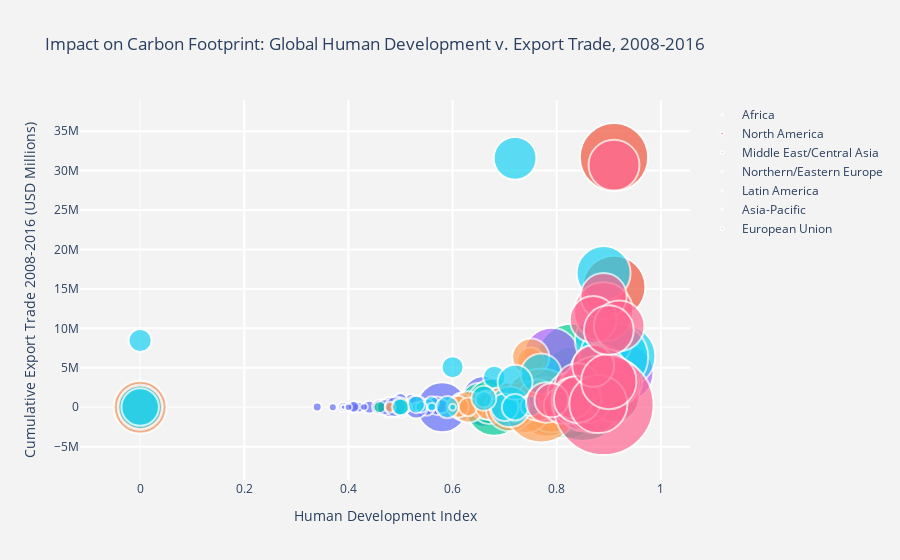

Write notebook code for a chart like this one.
### Code cell
import chart_studio.plotly as py
#import chart_studio as cs
import plotly.graph_objs as go
from plotly.offline import init_notebook_mode, iplot
init_notebook_mode(connected=True)
import pandas as pd
import math

df_2007 = MERGE2
df_2007['HDI'].fillna(0, inplace=True)
df_2007['ExpTrade_Mill'].fillna(0, inplace=True)
df_2007['Total Ecological Footprint'].fillna(0, inplace=True)
df_2007['GDP per Capita'].fillna(0, inplace=True)
df_2007["Population (millions)"].fillna(0, inplace=True)
df_2007["Carbon Footprint"].fillna(0, inplace=True)

#slope = 2.666051223553066e-05
hover_text = []
bubble_size = []

for index, row in df_2007.iterrows(): # each row of the df_2007 will be referenced
    hover_text.append(('Country: {country}<br>'+
                      'Total Ecological Footprint: {EcoFoot}<br>'+
                      'GDP per capita: {gdp}<br>'+
                      'Population (Millions): {pop}<br>'+
                      'Year: {year}').format(country=row['Country'],
                                            EcoFoot=row['Total Ecological Footprint'],
                                            gdp=row['GDP per Capita'],
                                            pop=row["Population (millions)"],
                                            year='2016'))
    #bubble_size.append(math.sqrt(row["Population (millions)"]*slope))
    bubble_size.append(row["Carbon Footprint"])

df_2007['text'] = hover_text
df_2007['size'] = bubble_size
sizeref = 2.*max(df_2007['size'])/(100**2)

trace0 = go.Scatter(
    x=df_2007['HDI'][df_2007['Region'] == 'Africa'],
    y=df_2007['ExpTrade_Mill'][df_2007['Region'] == 'Africa'],
    mode='markers',
    name='Africa',
    text=df_2007['text'][df_2007['Region'] == 'Africa'],
    marker=dict(
        symbol='circle',
        sizemode='area',
        sizeref=sizeref,
        size=df_2007['size'][df_2007['Region'] == 'Africa'],
        line=dict(
            width=2
        ),
    )
)
trace1 = go.Scatter(
    x=df_2007['HDI'][df_2007['Region'] == 'North America'],
    y=df_2007['ExpTrade_Mill'][df_2007['Region'] == 'North America'],
    mode='markers',
    name='North America',
    text=df_2007['text'][df_2007['Region'] == 'North America'],
    marker=dict(
        sizemode='area',
        sizeref=sizeref,
        size=df_2007['size'][df_2007['Region'] == 'North America'],
        line=dict(
            width=2
        ),
    )
)
trace2 = go.Scatter(
    x=df_2007['HDI'][df_2007['Region'] == 'Middle East/Central Asia'],
    y=df_2007['ExpTrade_Mill'][df_2007['Region'] == 'Middle East/Central Asia'],
    mode='markers',
    name='Middle East/Central Asia',
    text=df_2007['text'][df_2007['Region'] == 'Middle East/Central Asia'],
    marker=dict(
        sizemode='area',
        sizeref=sizeref,
        size=df_2007['size'][df_2007['Region'] == 'Middle East/Central Asia'],
        line=dict(
            width=2
        ),
    )
)
trace3 = go.Scatter(
    x=df_2007['HDI'][df_2007['Region'] == 'Northern/Eastern Europe'],
    y=df_2007['ExpTrade_Mill'][df_2007['Region'] == 'Northern/Eastern Europe'],
    mode='markers',
    name='Northern/Eastern Europe',
    text=df_2007['text'][df_2007['Region'] == 'Northern/Eastern Europe'],
    marker=dict(
        sizemode='area',
        sizeref=sizeref,
        size=df_2007['size'][df_2007['Region'] == 'Northern/Eastern Europe'],
        line=dict(
            width=2
        ),
    )
)
trace4 = go.Scatter(
    x=df_2007['HDI'][df_2007['Region'] == 'Latin America'],
    y=df_2007['ExpTrade_Mill'][df_2007['Region'] == 'Latin America'],
    mode='markers',
    name='Latin America',
    text=df_2007['text'][df_2007['Region'] == 'Latin America'],
    marker=dict(
        sizemode='area',
        sizeref=sizeref,
        size=df_2007['size'][df_2007['Region'] == 'Latin America'],
        line=dict(
            width=2
        ),
    )
)

trace5 = go.Scatter(
    x=df_2007['HDI'][df_2007['Region'] == 'Asia-Pacific'],
    y=df_2007['ExpTrade_Mill'][df_2007['Region'] == 'Asia-Pacific'],
    mode='markers',
    name='Asia-Pacific',
    text=df_2007['text'][df_2007['Region'] == 'Asia-Pacific'],
    marker=dict(
        sizemode='area',
        sizeref=sizeref,
        size=df_2007['size'][df_2007['Region'] == 'Asia-Pacific'],
        line=dict(
            width=2
        ),
    )
)

trace6 = go.Scatter(
     x=df_2007['HDI'][df_2007['Region'] == 'European Union'],
    y=df_2007['ExpTrade_Mill'][df_2007['Region'] == 'European Union'],
    mode='markers',
    name='European Union',
    text=df_2007['text'][df_2007['Region'] == 'European Union'],
    marker=dict(
        sizemode='area',
        sizeref=sizeref,
        size=df_2007['size'][df_2007['Region'] == 'European Union'],
        line=dict(
            width=2
        ),
    )
)
                      
trace7 = go.Scatter(
    x=df_2007['HDI'][df_2007['Region'] == 'nan'],
    y=df_2007['ExpTrade_Mill'][df_2007['Region'] == 'nan'],
    mode='markers',
    name='nan',
    text=df_2007['text'][df_2007['Region'] == 'nan'],
    marker=dict(
        sizemode='area',
        sizeref=sizeref,
        size=df_2007['size'][df_2007['Region'] == 'nan'],
        line=dict(
            width=2
        ),
    )
)
                      
data = [trace0, trace1, trace2, trace3, trace4, trace5, trace6, trace7]
layout = go.Layout(
    title='Impact on Carbon Footprint: Global Human Development v. Export Trade, 2008-2016',
    xaxis=dict(
        title='Human Development Index',
        gridcolor='rgb(255, 255, 255)',
        #range=[0, 1],
        #type='log',
        zerolinewidth=1,
        ticklen=5,
        gridwidth=2,
    ),
    yaxis=dict(
        title='Cumulative Export Trade 2008-2016 (USD Millions)',
        gridcolor='rgb(255, 255, 255)',
        #range=[36.12621671352166, 91.72921793264332],
        zerolinewidth=1,
        ticklen=5,
        gridwidth=2,
    ),
    paper_bgcolor='rgb(243, 243, 243)',
    plot_bgcolor='rgb(243, 243, 243)',
)

fig = go.Figure(data=data, layout=layout)
iplot(fig)

### Figure 1 — Plotly figure (JSON) as saved in the notebook; plotly's stock layout.template omitted (floating-point values rounded to 4 significant figures)
{"data": [{"marker": {"line": {"width": 2}, "size": [1.14, 0.2, 0.51, 2.36, 0.12, 0.04, 0, 0.19, 0.08, 0.01, 0.25, 0.47, 0.47, 0.07, 0.07, 0.26, 0, 1.02, 3.17, 0.03, 0.07, 0.43, 0.21, 0.43, 0.16, 0.09, 0.2, 0.51, 0.14, 2.33, 0.07, 0.07, 0.1, 0.55, 1.99, 0.67, 0.17, 1.02, 0.1, 0.21, 0.07, 3.27, 0.37, 0.3, 0.07, 0.07, 2.34, 2.34, 0.67, 0.17, 0.31, 1.11, 0.08, 0.24, 0.53], "sizemode": "area", "sizeref": 0.00253, "symbol": "circle"}, "mode": "markers", "name": "Africa", "text": ["Country: Algeria<br>Total Ecological Footprint: 2.12<br>GDP per capita: $5,430.57<br>Population (Millions): 38.48<br>Year: 2016", "Country: Angola<br>Total Ecological Footprint: 0.93<br>GDP per capita: $4,665.91<br>Population (Millions): 20.82<br>Year: 2016", "Country: Benin<br>Total Ecological Footprint: 1.41<br>GDP per capita: $746.83<br>Population (Millions): 10.05<br>Year: 2016", "Country: Botswana<br>Total Ecological Footprint: 3.83<br>GDP per capita: $7,743.50<br>Population (Millions): 2.0<br>Year: 2016", "Country: Burkina Faso<br>Total Ecological Footprint: 1.21<br>GDP per capita: $671.07<br>Population (Millions): 16.46<br>Year: 2016", "Country: Burundi<br>Total Ecological Footprint: 0.8<br>GDP per capita: $276.69<br>Population (Millions): 9.85<br>Year: 2016", "Country: Cabo Verde<br>Total Ecological Footprint: 2.52<br>GDP per capita: $3,801.45<br>Population (Millions): 0.49<br>Year: 2016", "Country: Cameroon<br>Total Ecological Footprint: 1.17<br>GDP per capita: $1,271.21<br>Population (Millions): 21.7<br>Year: 2016", "Country: Central African Republic<br>Total Ecological Footprint: 1.24<br>GDP per capita: $495.04<br>Population (Millions): 4.53<br>Year: 2016", "Country: Chad<br>Total Ecological Footprint: 1.46<br>GDP per capita: $1,161.22<br>Population (Millions): 12.45<br>Year: 2016", "Country: Comoros<br>Total Ecological Footprint: 1.03<br>GDP per capita: $860.24<br>Population (Millions): 0.72<br>Year: 2016", "Country: Congo<br>Total Ecological Footprint: 1.29<br>GDP per capita: $1,943.69<br>Population (Millions): 4.34<br>Year: 2016", "Country: Congo<br>Total Ecological Footprint: 1.29<br>GDP per capita: $1,943.69<br>Population (Millions): 4.34<br>Year: 2016", "Country: Congo<br>Total Ecological Footprint: 0.82<br>GDP per capita: $338.63<br>Population (Millions): 65.7<br>Year: 2016", "Country: Congo<br>Total Ecological Footprint: 0.82<br>GDP per capita: $338.63<br>Population (Millions): 65.7<br>Year: 2016", "Country: CotedeIvoire<br>Total Ecological Footprint: 1.27<br>GDP per capita: $1,016.83<br>Population (Millions): 19.84<br>Year: 2016", "Country: Djibouti<br>Total Ecological Footprint: 2.19<br>GDP per capita: $1,433.17<br>Population (Millions): 0.86<br>Year: 2016", "Country: Egypt<br>Total Ecological Footprint: 2.15<br>GDP per capita: $2,930.33<br>Population (Millions): 80.72<br>Year: 2016", "Country: Equatorial Guinea<br>Total Ecological Footprint: 3.97<br>GDP per capita: $24,064.00<br>Population (Millions): 0.74<br>Year: 2016", "Country: Eritrea<br>Total Ecological Footprint: 0.42<br>GDP per capita: $439.73<br>Population (Millions): 6.13<br>Year: 2016", "Country: Ethiopia<br>Total Ecological Footprint: 1.02<br>GDP per capita: $379.38<br>Population (Millions): 91.73<br>Year: 2016", "Country: Gabon<br>Total Ecological Footprint: 2.02<br>GDP per capita: $11,989.00<br>Population (Millions): 1.63<br>Year: 2016", "Country: Gambia<br>Total Ecological Footprint: 1.03<br>GDP per capita: $505.76<br>Population (Millions): 1.79<br>Year: 2016", "Country: Ghana<br>Total Ecological Footprint: 1.97<br>GDP per capita: $1,627.90<br>Population (Millions): 25.37<br>Year: 2016", "Country: Guinea<br>Total Ecological Footprint: 1.41<br>GDP per capita: $459.09<br>Population (Millions): 11.45<br>Year: 2016", "Country: Guinea-Bissau<br>Total Ecological Footprint: 1.53<br>GDP per capita: $681.25<br>Population (Millions): 1.66<br>Year: 2016", "Country: Kenya<br>Total Ecological Footprint: 1.03<br>GDP per capita: $1,062.11<br>Population (Millions): 43.18<br>Year: 2016", "Country: Lesotho<br>Total Ecological Footprint: 1.66<br>GDP per capita: $1,338.42<br>Population (Millions): 2.05<br>Year: 2016", "Country: Liberia<br>Total Ecological Footprint: 1.21<br>GDP per capita: $397.38<br>Population (Millions): 4.19<br>Year: 2016", "Country: Libyan Arab Jamahiriya<br>Total Ecological Footprint: 3.69<br>GDP per capita: $5,859.43<br>Population (Millions): 6.16<br>Year: 2016", "Country: Madagascar<br>Total Ecological Footprint: 0.99<br>GDP per capita: $456.33<br>Population (Millions): 22.29<br>Year: 2016", "Country: Malawi<br>Total Ecological Footprint: 0.81<br>GDP per capita: $493.84<br>Population (Millions): 15.91<br>Year: 2016", "Country: Mali<br>Total Ecological Footprint: 1.53<br>GDP per capita: $741.22<br>Population (Millions): 14.85<br>Year: 2016", "Country: Mauritania<br>Total Ecological Footprint: 2.54<br>GDP per capita: $1,524.39<br>Population (Millions): 3.8<br>Year: 2016", "Country: Mauritius<br>Total Ecological Footprint: 3.46<br>GDP per capita: $8,811.15<br>Population (Millions): 1.24<br>Year: 2016", "Country: Morocco<br>Total Ecological Footprint: 1.68<br>GDP per capita: $3,149.43<br>Population (Millions): 32.52<br>Year: 2016", "Country: Mozambique<br>Total Ecological Footprint: 0.87<br>GDP per capita: $538.82<br>Population (Millions): 25.2<br>Year: 2016", "Country: Namibia<br>Total Ecological Footprint: 2.48<br>GDP per capita: $5,880.80<br>Population (Millions): 2.26<br>Year: 2016", "Country: Niger<br>Total Ecological Footprint: 1.56<br>GDP per capita: $410.91<br>Population (Millions): 17.16<br>Year: 2016", "Country: Nigeria<br>Total Ecological Footprint: 1.16<br>GDP per capita: $2,612.12<br>Population (Millions): 168.83<br>Year: 2016", "Country: Rwanda<br>Total Ecological Footprint: 0.87<br>GDP per capita: $628.08<br>Population (Millions): 11.46<br>Year: 2016", "Country: Réunion<br>Total Ecological Footprint: 3.65<br>GDP per capita: 0<br>Population (Millions): 0.86<br>Year: 2016", "Country: Sao Tome and Principe<br>Total Ecological Footprint: 1.49<br>GDP per capita: $1,384.53<br>Population (Millions): 0.19<br>Year: 2016", "Country: Senegal<br>Total Ecological Footprint: 1.21<br>GDP per capita: $1,079.27<br>Population (Millions): 13.73<br>Year: 2016", "Country: Sierra Leone<br>Total Ecological Footprint: 1.24<br>GDP per capita: $499.89<br>Population (Millions): 5.98<br>Year: 2016", "Country: Somalia<br>Total Ecological Footprint: 1.24<br>GDP per capita: 0<br>Population (Millions): 10.2<br>Year: 2016", "Country: South Africa<br>Total Ecological Footprint: 3.31<br>GDP per capita: $8,089.87<br>Population (Millions): 52.39<br>Year: 2016", "Country: South Africa<br>Total Ecological Footprint: 3.31<br>GDP per capita: $8,089.87<br>Population (Millions): 52.39<br>Year: 2016", "Country: Swaziland<br>Total Ecological Footprint: 2.01<br>GDP per capita: $4,657.48<br>Population (Millions): 1.23<br>Year: 2016", "Country: Tanzania, United Republic of<br>Total Ecological Footprint: 1.32<br>GDP per capita: $765.33<br>Population (Millions): 47.78<br>Year: 2016", "Country: Togo<br>Total Ecological Footprint: 1.13<br>GDP per capita: $580.86<br>Population (Millions): 6.64<br>Year: 2016", "Country: Tunisia<br>Total Ecological Footprint: 2.34<br>GDP per capita: $4,305.07<br>Population (Millions): 10.88<br>Year: 2016", "Country: Uganda<br>Total Ecological Footprint: 1.24<br>GDP per capita: $601.35<br>Population (Millions): 36.35<br>Year: 2016", "Country: Zambia<br>Total Ecological Footprint: 0.99<br>GDP per capita: $1,740.64<br>Population (Millions): 14.08<br>Year: 2016", "Country: Zimbabwe<br>Total Ecological Footprint: 1.37<br>GDP per capita: $865.91<br>Population (Millions): 13.72<br>Year: 2016"], "type": "scatter", "x": [0.73, 0.52, 0.48, 0.69, 0.39, 0.39, 0.64, 0.5, 0.37, 0.39, 0.5, 0.57, 0.57, 0.42, 0.42, 0, 0.46, 0.69, 0.58, 0.39, 0.43, 0.67, 0.44, 0.57, 0.41, 0.42, 0.54, 0.48, 0.42, 0.74, 0.51, 0.43, 0.41, 0.5, 0.77, 0.62, 0.41, 0.62, 0.34, 0.5, 0.48, 0, 0.55, 0.46, 0.4, 0, 0.66, 0.66, 0.53, 0.51, 0.47, 0.72, 0.48, 0.58, 0.49], "y": [1764000.0, 868300.0, 17190.0, 165300.0, 36720.0, 5875.0, 8576.0, 106100.0, 4247.0, 0, 311.3, 142300.0, 142300.0, 142300.0, 142300.0, 306200.0, 908.9, 571000.0, 0, 13.74, 73290.0, 109900.0, 2196.0, 180800.0, 28660.0, 140.1, 79840.0, 6603.0, 0, 0, 39630.0, 31990.0, 24610.0, 31320.0, 67750.0, 360100.0, 45530.0, 97930.0, 22830.0, 969200.0, 8842.0, 640.0, 222.2, 39290.0, 1265.0, 0, 1239000.0, 254900.0, 13630.0, 67150.0, 15210.0, 286300.0, 34130.0, 92280.0, 68340.0]}, {"marker": {"line": {"width": 2}, "size": [0, 5, 5.9], "sizemode": "area", "sizeref": 0.00253}, "mode": "markers", "name": "North America", "text": ["Country: Bermuda<br>Total Ecological Footprint: 5.77<br>GDP per capita: $70,626.30<br>Population (Millions): 0.06<br>Year: 2016", "Country: Canada<br>Total Ecological Footprint: 8.17<br>GDP per capita: $52,145.40<br>Population (Millions): 34.84<br>Year: 2016", "Country: USA<br>Total Ecological Footprint: 8.22<br>GDP per capita: $49,725.00<br>Population (Millions): 317.5<br>Year: 2016"], "type": "scatter", "x": [0, 0.91, 0.91], "y": [365.3, 15230000.0, 31700000.0]}, {"marker": {"line": {"width": 2}, "size": [0.18, 0.89, 1.25, 6.19, 0.83, 1.72, 1.36, 4.59, 1.09, 4.59, 6.89, 0.95, 2.52, 5.8, 9.57, 4.21, 0.81, 0.13, 1.92, 4.13, 6.37, 1.41, 0.42], "sizemode": "area", "sizeref": 0.00253}, "mode": "markers", "name": "Middle East/Central Asia", "text": ["Country: Afghanistan<br>Total Ecological Footprint: 0.79<br>GDP per capita: $614.66<br>Population (Millions): 29.82<br>Year: 2016", "Country: Armenia<br>Total Ecological Footprint: 2.23<br>GDP per capita: $3,426.39<br>Population (Millions): 2.97<br>Year: 2016", "Country: Azerbaijan<br>Total Ecological Footprint: 2.31<br>GDP per capita: $7,106.04<br>Population (Millions): 9.31<br>Year: 2016", "Country: Bahrain<br>Total Ecological Footprint: 7.49<br>GDP per capita: $24,299.00<br>Population (Millions): 1.32<br>Year: 2016", "Country: Georgia<br>Total Ecological Footprint: 1.58<br>GDP per capita: $3,710.70<br>Population (Millions): 4.36<br>Year: 2016", "Country: Iran<br>Total Ecological Footprint: 2.79<br>GDP per capita: $7,511.10<br>Population (Millions): 76.42<br>Year: 2016", "Country: Iraq<br>Total Ecological Footprint: 1.88<br>GDP per capita: $5,848.54<br>Population (Millions): 32.78<br>Year: 2016", "Country: Israel<br>Total Ecological Footprint: 6.22<br>GDP per capita: $33,718.90<br>Population (Millions): 7.64<br>Year: 2016", "Country: Jordan<br>Total Ecological Footprint: 2.1<br>GDP per capita: $4,615.17<br>Population (Millions): 7.01<br>Year: 2016", "Country: Kazakhstan<br>Total Ecological Footprint: 5.55<br>GDP per capita: $11,278.00<br>Population (Millions): 16.27<br>Year: 2016", "Country: Kuwait<br>Total Ecological Footprint: 8.13<br>GDP per capita: $41,830.50<br>Population (Millions): 3.25<br>Year: 2016", "Country: Kyrgyzstan<br>Total Ecological Footprint: 1.91<br>GDP per capita: $1,116.37<br>Population (Millions): 5.47<br>Year: 2016", "Country: Lebanon<br>Total Ecological Footprint: 3.84<br>GDP per capita: $9,143.86<br>Population (Millions): 4.65<br>Year: 2016", "Country: Oman<br>Total Ecological Footprint: 7.52<br>GDP per capita: $22,622.80<br>Population (Millions): 3.31<br>Year: 2016", "Country: Qatar<br>Total Ecological Footprint: 10.8<br>GDP per capita: $99,431.50<br>Population (Millions): 2.05<br>Year: 2016", "Country: Saudi Arabia<br>Total Ecological Footprint: 5.61<br>GDP per capita: $23,593.80<br>Population (Millions): 28.29<br>Year: 2016", "Country: Syrian Arab Republic<br>Total Ecological Footprint: 1.51<br>GDP per capita: 0<br>Population (Millions): 21.89<br>Year: 2016", "Country: Tajikistan<br>Total Ecological Footprint: 0.91<br>GDP per capita: $836.17<br>Population (Millions): 8.01<br>Year: 2016", "Country: Turkey<br>Total Ecological Footprint: 3.33<br>GDP per capita: $10,437.70<br>Population (Millions): 74.0<br>Year: 2016", "Country: Turkmenistan<br>Total Ecological Footprint: 5.47<br>GDP per capita: $5,290.14<br>Population (Millions): 5.17<br>Year: 2016", "Country: United Arab Emirates<br>Total Ecological Footprint: 7.93<br>GDP per capita: $40,817.40<br>Population (Millions): 9.206<br>Year: 2016", "Country: Uzbekistan<br>Total Ecological Footprint: 2.32<br>GDP per capita: $1,560.85<br>Population (Millions): 28.54<br>Year: 2016", "Country: Yemen<br>Total Ecological Footprint: 1.03<br>GDP per capita: $1,302.30<br>Population (Millions): 23.85<br>Year: 2016"], "type": "scatter", "x": [0.46, 0.73, 0.75, 0.82, 0.75, 0.76, 0.65, 0.89, 0.75, 0.78, 0.82, 0.65, 0.76, 0.79, 0.85, 0.83, 0.62, 0.62, 0.76, 0.68, 0.83, 0.67, 0.5], "y": [8780.0, 40450.0, 445800.0, 454200.0, 45640.0, 1035000.0, 994400.0, 1501000.0, 176600.0, 1437000.0, 1558000.0, 33090.0, 61080.0, 695300.0, 1242000.0, 4024000.0, 0, 692.3, 2075000.0, 5201.0, 6130000.0, 0, 71620.0]}, {"marker": {"line": {"width": 2}, "size": [0.87, 2.57, 1.74, 2.21, 2.06, 1.03, 2.13, 0, 3.87, 1.66, 4.26, 1.92], "sizemode": "area", "sizeref": 0.00253}, "mode": "markers", "name": "Northern/Eastern Europe", "text": ["Country: Albania<br>Total Ecological Footprint: 2.21<br>GDP per capita: $4,534.37<br>Population (Millions): 3.16<br>Year: 2016", "Country: Belarus<br>Total Ecological Footprint: 5.09<br>GDP per capita: $6,300.45<br>Population (Millions): 9.4<br>Year: 2016", "Country: Bosnia Herzegovina<br>Total Ecological Footprint: 3.12<br>GDP per capita: $4,708.85<br>Population (Millions): 3.83<br>Year: 2016", "Country: Croatia<br>Total Ecological Footprint: 3.92<br>GDP per capita: $14,522.80<br>Population (Millions): 4.31<br>Year: 2016", "Country: Macedonia<br>Total Ecological Footprint: 3.26<br>GDP per capita: $5,174.89<br>Population (Millions): 2.11<br>Year: 2016", "Country: Moldova<br>Total Ecological Footprint: 1.78<br>GDP per capita: $1,971.03<br>Population (Millions): 3.51<br>Year: 2016", "Country: Montenegro<br>Total Ecological Footprint: 3.78<br>GDP per capita: $7,251.60<br>Population (Millions): 0.62<br>Year: 2016", "Country: Norway<br>Total Ecological Footprint: 4.98<br>GDP per capita: $100,172.00<br>Population (Millions): 4.99<br>Year: 2016", "Country: Russian Federation<br>Total Ecological Footprint: 5.69<br>GDP per capita: $13,320.20<br>Population (Millions): 143.17<br>Year: 2016", "Country: Serbia<br>Total Ecological Footprint: 2.7<br>GDP per capita: $6,426.18<br>Population (Millions): 9.55<br>Year: 2016", "Country: Switzerland<br>Total Ecological Footprint: 5.79<br>GDP per capita: $88,506.20<br>Population (Millions): 8.0<br>Year: 2016", "Country: Ukraine<br>Total Ecological Footprint: 2.84<br>GDP per capita: $3,589.63<br>Population (Millions): 45.53<br>Year: 2016"], "type": "scatter", "x": [0.73, 0.8, 0.73, 0.82, 0.74, 0.68, 0.8, 0.94, 0.79, 0.76, 0.93, 0.74], "y": [47540.0, 785800.0, 113400.0, 342300.0, 61840.0, 45090.0, 6814.0, 2429000.0, 6564000.0, 149500.0, 4381000.0, 874600.0]}, {"marker": {"line": {"width": 2}, "size": [0, 1.08, 0, 4.46, 3.28, 0.67, 0.91, 0, 3.56, 2.04, 0.67, 1.37, 1.23, 1.47, 0.86, 1.08, 0.84, 1.58, 0, 2.61, 0.7, 1.25, 0.15, 0.6, 1.09, 1.73, 1.74, 0, 0.45, 1.44, 0.97, 0.67, 3.34, 1.56, 0, 3.01, 6.89, 0.98, 2.13], "sizemode": "area", "sizeref": 0.00253}, "mode": "markers", "name": "Latin America", "text": ["Country: Antigua and Barbuda<br>Total Ecological Footprint: 5.38<br>GDP per capita: $13,205.10<br>Population (Millions): 0.09<br>Year: 2016", "Country: Argentina<br>Total Ecological Footprint: 3.14<br>GDP per capita: $13,540.00<br>Population (Millions): 41.09<br>Year: 2016", "Country: Aruba<br>Total Ecological Footprint: 11.88<br>GDP per capita: 0<br>Population (Millions): 0.1<br>Year: 2016", "Country: Bahamas<br>Total Ecological Footprint: 6.84<br>GDP per capita: $22,647.30<br>Population (Millions): 0.37<br>Year: 2016", "Country: Barbados<br>Total Ecological Footprint: 4.48<br>GDP per capita: $15,722.80<br>Population (Millions): 0.28<br>Year: 2016", "Country: Bolivia<br>Total Ecological Footprint: 2.96<br>GDP per capita: $2,253.09<br>Population (Millions): 10.5<br>Year: 2016", "Country: Brazil<br>Total Ecological Footprint: 3.11<br>GDP per capita: $13,237.60<br>Population (Millions): 198.66<br>Year: 2016", "Country: British Virgin Islands<br>Total Ecological Footprint: 2.86<br>GDP per capita: 0<br>Population (Millions): 0.03<br>Year: 2016", "Country: Cayman Islands<br>Total Ecological Footprint: 5.65<br>GDP per capita: 0<br>Population (Millions): 0.06<br>Year: 2016", "Country: Chile<br>Total Ecological Footprint: 4.36<br>GDP per capita: $14,525.80<br>Population (Millions): 17.46<br>Year: 2016", "Country: Colombia<br>Total Ecological Footprint: 1.87<br>GDP per capita: $7,305.22<br>Population (Millions): 47.7<br>Year: 2016", "Country: Costa Rica<br>Total Ecological Footprint: 2.84<br>GDP per capita: $8,979.96<br>Population (Millions): 4.8<br>Year: 2016", "Country: Cuba<br>Total Ecological Footprint: 1.95<br>GDP per capita: $5,175.94<br>Population (Millions): 11.27<br>Year: 2016", "Country: Dominica<br>Total Ecological Footprint: 2.57<br>GDP per capita: $7,088.01<br>Population (Millions): 0.07<br>Year: 2016", "Country: Dominican Republic<br>Total Ecological Footprint: 1.53<br>GDP per capita: $6,085.89<br>Population (Millions): 10.28<br>Year: 2016", "Country: Ecuador<br>Total Ecological Footprint: 2.17<br>GDP per capita: $5,192.88<br>Population (Millions): 15.49<br>Year: 2016", "Country: El Salvador<br>Total Ecological Footprint: 2.07<br>GDP per capita: $3,696.33<br>Population (Millions): 6.3<br>Year: 2016", "Country: French Guiana<br>Total Ecological Footprint: 2.34<br>GDP per capita: 0<br>Population (Millions): 0.24<br>Year: 2016", "Country: Grenada<br>Total Ecological Footprint: 2.98<br>GDP per capita: $7,410.48<br>Population (Millions): 0.1<br>Year: 2016", "Country: Guadeloupe<br>Total Ecological Footprint: 3.23<br>GDP per capita: 0<br>Population (Millions): 0.46<br>Year: 2016", "Country: Guatemala<br>Total Ecological Footprint: 1.89<br>GDP per capita: $3,233.80<br>Population (Millions): 15.08<br>Year: 2016", "Country: Guyana<br>Total Ecological Footprint: 3.07<br>GDP per capita: $3,269.46<br>Population (Millions): 0.8<br>Year: 2016", "Country: Haiti<br>Total Ecological Footprint: 0.61<br>GDP per capita: $749.13<br>Population (Millions): 10.17<br>Year: 2016", "Country: Honduras<br>Total Ecological Footprint: 1.68<br>GDP per capita: $2,269.51<br>Population (Millions): 7.94<br>Year: 2016", "Country: Jamaica<br>Total Ecological Footprint: 1.89<br>GDP per capita: $5,226.30<br>Population (Millions): 2.77<br>Year: 2016", "Country: Martinique<br>Total Ecological Footprint: 2.08<br>GDP per capita: 0<br>Population (Millions): 0.4<br>Year: 2016", "Country: Mexico<br>Total Ecological Footprint: 2.89<br>GDP per capita: $10,123.90<br>Population (Millions): 120.85<br>Year: 2016", "Country: Montserrat<br>Total Ecological Footprint: 7.78<br>GDP per capita: 0<br>Population (Millions): 0.0<br>Year: 2016", "Country: Nicaragua<br>Total Ecological Footprint: 1.39<br>GDP per capita: $1,626.85<br>Population (Millions): 5.99<br>Year: 2016", "Country: Panama<br>Total Ecological Footprint: 2.79<br>GDP per capita: $8,410.77<br>Population (Millions): 3.8<br>Year: 2016", "Country: Paraguay<br>Total Ecological Footprint: 4.16<br>GDP per capita: $3,557.31<br>Population (Millions): 6.69<br>Year: 2016", "Country: Peru<br>Total Ecological Footprint: 2.28<br>GDP per capita: $5,684.73<br>Population (Millions): 29.99<br>Year: 2016", "Country: Saint Kitts and Nevis<br>Total Ecological Footprint: 4.94<br>GDP per capita: $12,952.50<br>Population (Millions): 0.05<br>Year: 2016", "Country: Saint Lucia<br>Total Ecological Footprint: 2.45<br>GDP per capita: $7,737.20<br>Population (Millions): 0.18<br>Year: 2016", "Country: Saint Vincent and Grenadines<br>Total Ecological Footprint: 3.11<br>GDP per capita: $6,171.48<br>Population (Millions): 0.11<br>Year: 2016", "Country: Suriname<br>Total Ecological Footprint: 4.25<br>GDP per capita: $8,190.70<br>Population (Millions): 0.54<br>Year: 2016", "Country: Trinidad and Tobago<br>Total Ecological Footprint: 7.92<br>GDP per capita: $18,310.80<br>Population (Millions): 1.34<br>Year: 2016", "Country: Uruguay<br>Total Ecological Footprint: 2.91<br>GDP per capita: $14,238.10<br>Population (Millions): 3.4<br>Year: 2016", "Country: Venezuela<br>Total Ecological Footprint: 3.57<br>GDP per capita: $10,237.80<br>Population (Millions): 29.96<br>Year: 2016"], "type": "scatter", "x": [0.78, 0.83, 0, 0.78, 0.79, 0.65, 0.75, 0, 0, 0.83, 0.72, 0.76, 0.77, 0.72, 0.71, 0.73, 0.66, 0, 0.74, 0, 0.62, 0.63, 0.48, 0.61, 0.72, 0, 0.75, 0, 0.63, 0.77, 0.67, 0.73, 0.74, 0.73, 0.72, 0.71, 0.77, 0.79, 0.7638], "y": [2715.0, 2103000.0, 4303.0, 27780.0, 19050.0, 205000.0, 5875000.0, 0, 0, 1996000.0, 1186000.0, 253800.0, 29910.0, 1591.0, 165500.0, 552400.0, 118900.0, 436.8, 919.6, 501.0, 185300.0, 30140.0, 1347.0, 56070.0, 49740.0, 692.3, 6361000.0, 65.4, 44010.0, 194500.0, 122500.0, 676500.0, 883.9, 3565.0, 1272.0, 43410.0, 215500.0, 120900.0, 897400.0]}, {"marker": {"line": {"width": 2}, "size": [4.85, 0.26, 0.63, 3.24, 0, 2.32, 1.06, 2.39, 0.61, 0.64, 3.69, 4.17, 0.68, 0.09, 2.1, 2.09, 0.09, 0, 0.16, 1.78, 2.84, 0.38, 0.35, 0.34, 0.96, 5.91, 0, 0.52, 1.54, 0.06, 0.88, 0.79, 0], "sizemode": "area", "sizeref": 0.00253}, "mode": "markers", "name": "Asia-Pacific", "text": ["Country: Australia<br>Total Ecological Footprint: 9.31<br>GDP per capita: $66,604.20<br>Population (Millions): 23.05<br>Year: 2016", "Country: Bangladesh<br>Total Ecological Footprint: 0.72<br>GDP per capita: $857.50<br>Population (Millions): 154.7<br>Year: 2016", "Country: Bhutan<br>Total Ecological Footprint: 4.84<br>GDP per capita: $2,395.00<br>Population (Millions): 0.74<br>Year: 2016", "Country: Brunei Darussalam<br>Total Ecological Footprint: 4.06<br>GDP per capita: $47,097.40<br>Population (Millions): 0.41<br>Year: 2016", "Country: Cambodia<br>Total Ecological Footprint: 1.21<br>GDP per capita: $877.64<br>Population (Millions): 14.86<br>Year: 2016", "Country: China<br>Total Ecological Footprint: 3.38<br>GDP per capita: $5,560.94<br>Population (Millions): 1408.04<br>Year: 2016", "Country: Fiji<br>Total Ecological Footprint: 2.9<br>GDP per capita: $4,201.37<br>Population (Millions): 0.88<br>Year: 2016", "Country: French Polynesia<br>Total Ecological Footprint: 4.73<br>GDP per capita: 0<br>Population (Millions): 0.27<br>Year: 2016", "Country: India<br>Total Ecological Footprint: 1.16<br>GDP per capita: $1,513.85<br>Population (Millions): 1236.69<br>Year: 2016", "Country: Indonesia<br>Total Ecological Footprint: 1.58<br>GDP per capita: $3,688.53<br>Population (Millions): 246.86<br>Year: 2016", "Country: Japan<br>Total Ecological Footprint: 5.02<br>GDP per capita: $46,201.60<br>Population (Millions): 127.25<br>Year: 2016", "Country: Korea, Republic of<br>Total Ecological Footprint: 5.69<br>GDP per capita: $24,155.80<br>Population (Millions): 49.0<br>Year: 2016", "Country: Korea, Republic of<br>Total Ecological Footprint: 1.17<br>GDP per capita: 0<br>Population (Millions): 24.76<br>Year: 2016", "Country: Lao People's Democratic Republic<br>Total Ecological Footprint: 1.22<br>GDP per capita: $1,236.24<br>Population (Millions): 6.65<br>Year: 2016", "Country: Malaysia<br>Total Ecological Footprint: 3.71<br>GDP per capita: $10,252.60<br>Population (Millions): 29.24<br>Year: 2016", "Country: Mongolia<br>Total Ecological Footprint: 6.08<br>GDP per capita: $3,736.07<br>Population (Millions): 2.8<br>Year: 2016", "Country: Myanmar<br>Total Ecological Footprint: 1.43<br>GDP per capita: $1,117.58<br>Population (Millions): 52.8<br>Year: 2016", "Country: Nauru<br>Total Ecological Footprint: 2.94<br>GDP per capita: 0<br>Population (Millions): 0.01<br>Year: 2016", "Country: Nepal<br>Total Ecological Footprint: 0.98<br>GDP per capita: $700.07<br>Population (Millions): 27.47<br>Year: 2016", "Country: New Caledonia<br>Total Ecological Footprint: 3.58<br>GDP per capita: 0<br>Population (Millions): 0.25<br>Year: 2016", "Country: New Zealand<br>Total Ecological Footprint: 5.6<br>GDP per capita: $37,488.30<br>Population (Millions): 4.46<br>Year: 2016", "Country: Pakistan<br>Total Ecological Footprint: 0.79<br>GDP per capita: $1,218.60<br>Population (Millions): 179.16<br>Year: 2016", "Country: Papua New Guinea<br>Total Ecological Footprint: 1.91<br>GDP per capita: $1,871.21<br>Population (Millions): 7.17<br>Year: 2016", "Country: Philippines<br>Total Ecological Footprint: 1.1<br>GDP per capita: $2,379.44<br>Population (Millions): 96.71<br>Year: 2016", "Country: Samoa<br>Total Ecological Footprint: 2.77<br>GDP per capita: $4,067.15<br>Population (Millions): 0.19<br>Year: 2016", "Country: Singapore<br>Total Ecological Footprint: 7.97<br>GDP per capita: $53,122.40<br>Population (Millions): 5.3<br>Year: 2016", "Country: Solomon Isds<br>Total Ecological Footprint: 1.29<br>GDP per capita: $1,647.86<br>Population (Millions): 0.55<br>Year: 2016", "Country: Sri Lanka<br>Total Ecological Footprint: 1.32<br>GDP per capita: $2,880.03<br>Population (Millions): 21.1<br>Year: 2016", "Country: Thailand<br>Total Ecological Footprint: 2.66<br>GDP per capita: $5,479.29<br>Population (Millions): 66.78<br>Year: 2016", "Country: Timor-Leste<br>Total Ecological Footprint: 0.48<br>GDP per capita: $5,167.86<br>Population (Millions): 1.11<br>Year: 2016", "Country: Tonga<br>Total Ecological Footprint: 2.7<br>GDP per capita: $4,330.90<br>Population (Millions): 0.1<br>Year: 2016", "Country: Viet Nam<br>Total Ecological Footprint: 1.65<br>GDP per capita: $1,532.31<br>Population (Millions): 90.8<br>Year: 2016", "Country: Wallis and Futuna Islands<br>Total Ecological Footprint: 2.07<br>GDP per capita: 0<br>Population (Millions): 0.01<br>Year: 2016"], "type": "scatter", "x": [0.93, 0.56, 0.59, 0.85, 0.55, 0.72, 0.72, 0, 0.6, 0.68, 0.89, 0.89, 0, 0.56, 0.77, 0.71, 0.53, 0, 0.54, 0, 0.91, 0.53, 0.5, 0.66, 0.7, 0.91, 0.5, 0.75, 0.72, 0.6, 0.72, 0.66, 0], "y": [6457000.0, 493700.0, 7899.0, 152800.0, 154300.0, 31560000.0, 30820.0, 6985.0, 5075000.0, 3825000.0, 17000000.0, 8461000.0, 8461000.0, 24860.0, 4237000.0, 45540.0, 69350.0, 0, 11270.0, 26440.0, 877000.0, 340800.0, 30950.0, 993400.0, 1259.0, 6336000.0, 6817.0, 160500.0, 3155000.0, 433.9, 256.7, 1132000.0, 0]}, {"marker": {"line": {"width": 2}, "size": [4.14, 4.43, 2.08, 2.94, 3.42, 2.6, 0, 0, 2.71, 3.28, 3.28, 2.58, 1.9, 3.22, 2.77, 1.66, 2.15, 12.65, 3.23, 2.64, 2.15, 1.46, 2.82, 4.27, 2.22, 3.88, 3.14], "sizemode": "area", "sizeref": 0.00253}, "mode": "markers", "name": "European Union", "text": ["Country: Austria<br>Total Ecological Footprint: 6.06<br>GDP per capita: $51,274.10<br>Population (Millions): 8.46<br>Year: 2016", "Country: Belgium<br>Total Ecological Footprint: 7.44<br>GDP per capita: $48,053.30<br>Population (Millions): 11.06<br>Year: 2016", "Country: Bulgaria<br>Total Ecological Footprint: 3.32<br>GDP per capita: $7,615.28<br>Population (Millions): 7.28<br>Year: 2016", "Country: Cyprus<br>Total Ecological Footprint: 4.21<br>GDP per capita: $31,454.70<br>Population (Millions): 1.13<br>Year: 2016", "Country: Czech Republic<br>Total Ecological Footprint: 5.19<br>GDP per capita: $21,676.30<br>Population (Millions): 10.66<br>Year: 2016", "Country: Denmark<br>Total Ecological Footprint: 5.51<br>GDP per capita: $61,413.60<br>Population (Millions): 5.6<br>Year: 2016", "Country: Estonia<br>Total Ecological Footprint: 6.86<br>GDP per capita: $17,304.40<br>Population (Millions): 1.29<br>Year: 2016", "Country: Finland<br>Total Ecological Footprint: 5.87<br>GDP per capita: $50,960.20<br>Population (Millions): 5.41<br>Year: 2016", "Country: France<br>Total Ecological Footprint: 5.14<br>GDP per capita: $45,430.30<br>Population (Millions): 63.98<br>Year: 2016", "Country: Germany<br>Total Ecological Footprint: 5.3<br>GDP per capita: $46,822.40<br>Population (Millions): 82.8<br>Year: 2016", "Country: Germany<br>Total Ecological Footprint: 5.3<br>GDP per capita: $46,822.40<br>Population (Millions): 82.8<br>Year: 2016", "Country: Greece<br>Total Ecological Footprint: 4.38<br>GDP per capita: $25,987.40<br>Population (Millions): 11.12<br>Year: 2016", "Country: Hungary<br>Total Ecological Footprint: 2.92<br>GDP per capita: $13,964.20<br>Population (Millions): 9.98<br>Year: 2016", "Country: Ireland<br>Total Ecological Footprint: 5.57<br>GDP per capita: $52,853.60<br>Population (Millions): 4.58<br>Year: 2016", "Country: Italy<br>Total Ecological Footprint: 4.61<br>GDP per capita: $38,412.00<br>Population (Millions): 60.92<br>Year: 2016", "Country: Latvia<br>Total Ecological Footprint: 6.29<br>GDP per capita: $13,732.00<br>Population (Millions): 2.06<br>Year: 2016", "Country: Lithuania<br>Total Ecological Footprint: 5.83<br>GDP per capita: $14,373.70<br>Population (Millions): 3.03<br>Year: 2016", "Country: Luxembourg<br>Total Ecological Footprint: 15.82<br>GDP per capita: $114,665.00<br>Population (Millions): 0.52<br>Year: 2016", "Country: Netherlands<br>Total Ecological Footprint: 5.28<br>GDP per capita: $53,589.90<br>Population (Millions): 16.71<br>Year: 2016", "Country: Poland<br>Total Ecological Footprint: 4.44<br>GDP per capita: $13,769.50<br>Population (Millions): 38.21<br>Year: 2016", "Country: Portugal<br>Total Ecological Footprint: 3.88<br>GDP per capita: $23,217.30<br>Population (Millions): 10.6<br>Year: 2016", "Country: Romania<br>Total Ecological Footprint: 2.71<br>GDP per capita: $9,213.94<br>Population (Millions): 21.76<br>Year: 2016", "Country: Slovakia<br>Total Ecological Footprint: 4.06<br>GDP per capita: $18,103.10<br>Population (Millions): 5.45<br>Year: 2016", "Country: Slovenia<br>Total Ecological Footprint: 5.81<br>GDP per capita: $25,040.50<br>Population (Millions): 2.07<br>Year: 2016", "Country: Spain<br>Total Ecological Footprint: 3.67<br>GDP per capita: $32,008.70<br>Population (Millions): 46.76<br>Year: 2016", "Country: Sweden<br>Total Ecological Footprint: 7.25<br>GDP per capita: $59,381.90<br>Population (Millions): 9.51<br>Year: 2016", "Country: United Kingdom<br>Total Ecological Footprint: 4.94<br>GDP per capita: $40,980.50<br>Population (Millions): 63.03<br>Year: 2016"], "type": "scatter", "x": [0.88, 0.89, 0.78, 0.85, 0.87, 0.92, 0.85, 0.88, 0.89, 0.91, 0.91, 0.86, 0.82, 0.91, 0.87, 0.81, 0.83, 0.89, 0.92, 0.84, 0.83, 0.79, 0.84, 0.88, 0.87, 0.9, 0.9], "y": [4367000.0, 12080000.0, 592500.0, 94880.0, 0, 3120000.0, 313200.0, 1933000.0, 14070000.0, 1373000.0, 30690000.0, 831100.0, 1805000.0, 3135000.0, 11120000.0, 187300.0, 474100.0, 266700.0, 10310000.0, 2670000.0, 1172000.0, 871500.0, 991600.0, 397200.0, 5234000.0, 3263000.0, 9763000.0]}, {"marker": {"line": {"width": 2}, "size": [], "sizemode": "area", "sizeref": 0.00253}, "mode": "markers", "name": "nan", "text": [], "type": "scatter", "x": [], "y": []}], "layout": {"paper_bgcolor": "rgb(243, 243, 243)", "plot_bgcolor": "rgb(243, 243, 243)", "title": {"text": "Impact on Carbon Footprint: Global Human Development v. Export Trade, 2008-2016"}, "xaxis": {"gridcolor": "rgb(255, 255, 255)", "gridwidth": 2, "ticklen": 5, "title": {"text": "Human Development Index"}, "zerolinewidth": 1}, "yaxis": {"gridcolor": "rgb(255, 255, 255)", "gridwidth": 2, "ticklen": 5, "title": {"text": "Cumulative Export Trade 2008-2016 (USD Millions)"}, "zerolinewidth": 1}}}
